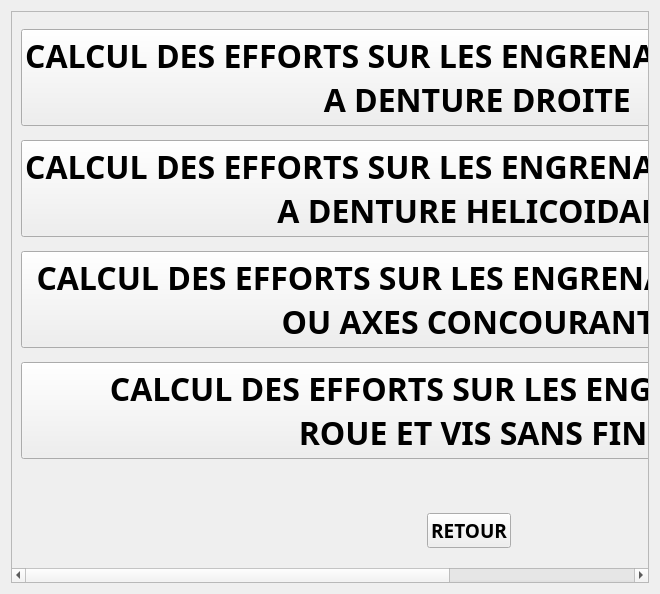
<?xml version="1.0" encoding="UTF-8"?>
<ui version="4.0">
 <class>LES_EFFORTS_SUR_DENTS</class>
 <widget class="QWidget" name="LES_EFFORTS_SUR_DENTS">
  <property name="geometry">
   <rect>
    <x>0</x>
    <y>0</y>
    <width>660</width>
    <height>594</height>
   </rect>
  </property>
  <property name="windowTitle">
   <string>LES_EFFORTS_SUR_DENTS</string>
  </property>
  <property name="windowIcon">
   <iconset>
    <normaloff>reducteur_gearexpert.gif</normaloff>reducteur_gearexpert.gif</iconset>
  </property>
  <layout class="QGridLayout" name="gridLayout_2">
   <item row="0" column="0">
    <widget class="QScrollArea" name="scrollArea">
     <property name="widgetResizable">
      <bool>true</bool>
     </property>
     <widget class="QWidget" name="scrollAreaWidgetContents">
      <property name="geometry">
       <rect>
        <x>0</x>
        <y>0</y>
        <width>814</width>
        <height>567</height>
       </rect>
      </property>
      <layout class="QGridLayout" name="gridLayout">
       <item row="0" column="0">
        <widget class="QPushButton" name="pushButton_EFFORTS_DROITE">
         <property name="font">
          <font>
           <family>Arial Black</family>
           <pointsize>24</pointsize>
           <weight>75</weight>
           <bold>true</bold>
          </font>
         </property>
         <property name="text">
          <string>CALCUL DES EFFORTS SUR LES ENGRENAGES PARALLELES
  A DENTURE DROITE</string>
         </property>
        </widget>
       </item>
       <item row="5" column="0">
        <spacer name="horizontalSpacer_5">
         <property name="orientation">
          <enum>Qt::Horizontal</enum>
         </property>
         <property name="sizeHint" stdset="0">
          <size>
           <width>40</width>
           <height>20</height>
          </size>
         </property>
        </spacer>
       </item>
       <item row="4" column="0">
        <spacer name="horizontalSpacer_6">
         <property name="orientation">
          <enum>Qt::Horizontal</enum>
         </property>
         <property name="sizeHint" stdset="0">
          <size>
           <width>40</width>
           <height>20</height>
          </size>
         </property>
        </spacer>
       </item>
       <item row="2" column="0">
        <widget class="QPushButton" name="pushButton_EFFORTS_CONCOURANT">
         <property name="font">
          <font>
           <family>Arial Black</family>
           <pointsize>24</pointsize>
           <weight>75</weight>
           <bold>true</bold>
          </font>
         </property>
         <property name="text">
          <string>CALCUL DES EFFORTS SUR LES ENGRENAGES CONIQUES
  OU AXES CONCOURANTS</string>
         </property>
        </widget>
       </item>
       <item row="3" column="0">
        <widget class="QPushButton" name="pushButton_EFFORTS_ROUE_VIS">
         <property name="font">
          <font>
           <family>Arial Black</family>
           <pointsize>24</pointsize>
           <weight>75</weight>
           <bold>true</bold>
          </font>
         </property>
         <property name="text">
          <string>CALCUL DES EFFORTS SUR LES ENGRENAGES A 
 ROUE ET VIS SANS FIN</string>
         </property>
        </widget>
       </item>
       <item row="6" column="0" alignment="Qt::AlignHCenter">
        <widget class="QPushButton" name="pushButton_RETOUR_EFFORTS_SUR_DENTS">
         <property name="font">
          <font>
           <family>Arial Black</family>
           <pointsize>14</pointsize>
           <weight>75</weight>
           <bold>true</bold>
          </font>
         </property>
         <property name="text">
          <string>RETOUR</string>
         </property>
        </widget>
       </item>
       <item row="1" column="0">
        <widget class="QPushButton" name="pushButton_EFFORTS_HELICOIDALE">
         <property name="font">
          <font>
           <family>Arial Black</family>
           <pointsize>24</pointsize>
           <weight>75</weight>
           <bold>true</bold>
          </font>
         </property>
         <property name="text">
          <string>CALCUL DES EFFORTS SUR LES ENGRENAGES PARALLELES
  A DENTURE HELICOIDALE</string>
         </property>
        </widget>
       </item>
      </layout>
     </widget>
    </widget>
   </item>
  </layout>
 </widget>
 <resources/>
 <connections/>
</ui>
